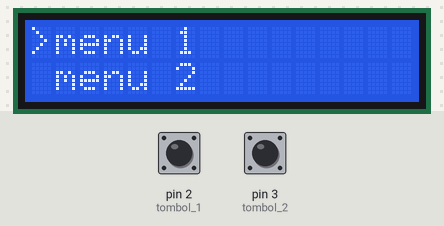
Bench run of a sketch on a simulated Arduino Uno, built with avr-gcc and run on an emulated ATmega328P. Parts: 16×2 character LCD. Inputs (shaded band) come from the test bench; at power-on: pin 2 (tombol_1) HIGH, pin 3 (tombol_2) HIGH.

Above: at 2.3 s.
2.4 s: pin 2 (tombol_1) pulled LOW for 0.15 s
At 3.0 s:
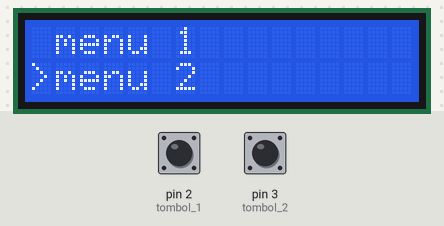
4.0 s: pin 2 (tombol_1) pulled LOW for 1 s
At 5.4 s:
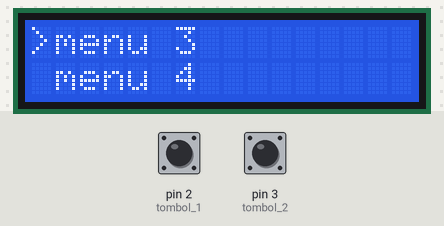
6.5 s: pin 3 (tombol_2) pulled LOW for 0.15 s
At 7.3 s:
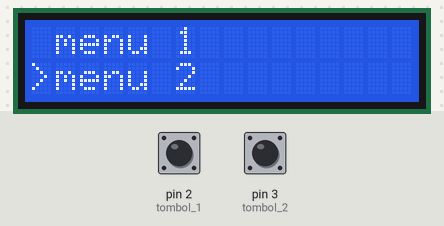
8.1 s: pin 3 (tombol_2) pulled LOW for 1 s
At 8.5 s:
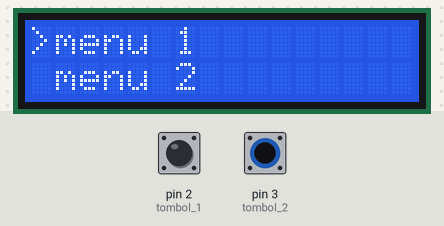
10.6 s: pin 2 (tombol_1) pulsed LOW 5 times (0.12 s each, 0.3 s apart)
At 12.1 s:
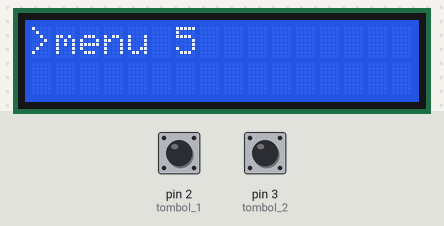
Timing chart, 0 to 13.6 s (numbered marks = the images above; inputs shaded):
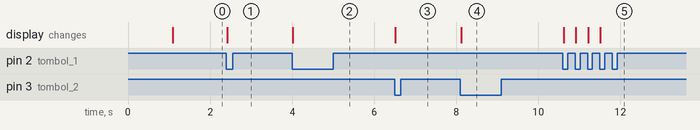

Measured:
- after the input at 2.4 s, the display: changes at once (image 1)
- after the input at 4.0 s, the display: changes at once (image 2)
- after the input at 6.5 s, the display: changes at once (image 3)
- after the input at 8.1 s, the display: changes at once (image 4)
- after the input at 10.6 s, the display: first changes at once (image 5 shows a later state)

The sketch:

program_menu.ino
```cpp
#include <LiquidCrystal_I2C.h>
#include <Wire.h>

LiquidCrystal_I2C lcd(0x27, 16, 2);
#define tombol_1 2
#define tombol_2 3
int menu = 1;

void setup() {
  // put your setup code here, to run once:
lcd.begin();
lcd.backlight();
lcd.setCursor(2,0);
lcd.print("project menu");
delay(1000);
lcd.clear();

updateMenu();
pinMode(tombol_1,INPUT_PULLUP);
pinMode(tombol_2,INPUT_PULLUP);
}

void loop() {
  // put your main code here, to run repeatedly:
if(!digitalRead(tombol_1)){
    menu++;
    updateMenu();
    delay(100);
    while(!digitalRead(tombol_1));
   }
if(!digitalRead(tombol_2)){
    menu--;
    updateMenu();
    delay(100);
    while(!digitalRead(tombol_2));
   }
}
void updateMenu(){
switch (menu){
  case 0:
       menu = 1;
       break;
  case 1:
        lcd.clear();
        lcd.setCursor(0,0);
        lcd.print(">menu 1");
        lcd.setCursor(1,1);
        lcd.print("menu 2");

       break;
  case 2:
        lcd.clear();
        lcd.setCursor(1,0);
        lcd.print("menu 1");
        lcd.setCursor(0,1);
        lcd.print(">menu 2");
       break;
   case 3:
         lcd.clear();
         lcd.setCursor(0,0);
         lcd.print(">menu 3");
         lcd.setCursor(1,1);
         lcd.print("menu 4");
       break;
    case 4:
         lcd.clear();
         lcd.setCursor(1,0);
         lcd.print("menu 3");
         lcd.setCursor(0,1);
         lcd.print(">menu 4");
       break;
     case 5:
         lcd.clear();
         lcd.setCursor(0,0);
         lcd.print(">menu 5");
       break;
    default:
          menu = 4;
        break;
       }
    delay(100);
}
```
